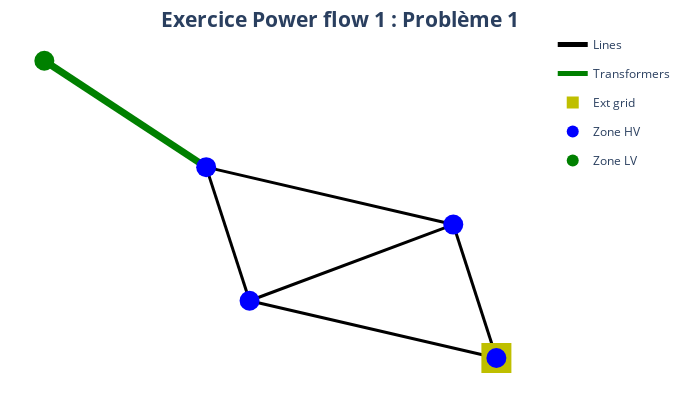

Here is the notebook cell this chart was saved with:
### Markdown cell above
With this package, we can plot the grid :

### Code cell
pp_plot.plot_power_network(
    net=net_ExPF1_Pb1,
    plot_title="Exercice Power flow 1 : Problème 1",
    filename="net_ex_pf_1_pb_1_grid_example",
)

### Figure 1 — Plotly figure (JSON) as saved in the notebook; plotly's stock layout.template omitted (floating-point values rounded to 4 significant figures)
{"data": [{"hoverinfo": "text", "legendgroup": "lines", "line": {"color": "rgb(0, 0, 0)", "width": 3}, "mode": "lines", "name": "Lines", "showlegend": true, "text": "Line A", "type": "scatter", "x": [0.8647, 0.8038, 0.7429], "y": [-0.7953, -0.4149, -0.03449]}, {"hoverinfo": "text", "legendgroup": "lines", "line": {"color": "rgb(0, 0, 0)", "width": 3}, "mode": "lines", "name": "Lines", "showlegend": false, "text": "Line B", "type": "scatter", "x": [0.7429, 0.4548, 0.1668], "y": [-0.03449, -0.2517, -0.4689]}, {"hoverinfo": "text", "legendgroup": "lines", "line": {"color": "rgb(0, 0, 0)", "width": 3}, "mode": "lines", "name": "Lines", "showlegend": false, "text": "Line C", "type": "scatter", "x": [0.8647, 0.5157, 0.1668], "y": [-0.7953, -0.6321, -0.4689]}, {"hoverinfo": "text", "legendgroup": "lines", "line": {"color": "rgb(0, 0, 0)", "width": 3}, "mode": "lines", "name": "Lines", "showlegend": false, "text": "Line D", "type": "scatter", "x": [0.1668, 0.1054, 0.04411], "y": [-0.4689, -0.08796, 0.293]}, {"hoverinfo": "text", "legendgroup": "lines", "line": {"color": "rgb(0, 0, 0)", "width": 3}, "mode": "lines", "name": "Lines", "showlegend": false, "text": "Line E", "type": "scatter", "x": [0.7429, 0.3935, 0.04411], "y": [-0.03449, 0.1292, 0.293]}, {"hoverinfo": "text", "legendgroup": "lines", "marker": {"color": "rgb(0, 0, 0)", "size": 1, "symbol": "circle"}, "mode": "markers", "name": "edge_center", "showlegend": false, "type": "scatter", "x": [0.8038], "y": [-0.4149]}, {"hoverinfo": "text", "legendgroup": "Transformers", "line": {"color": "rgb(0, 128, 0)", "width": 7}, "mode": "lines", "name": "Transformers", "showlegend": true, "text": "Transfo T1<br>200.0 MVA", "type": "scatter", "x": [0.04411, -0.1847, -0.4134], "y": [0.293, 0.5964, 0.8997]}, {"hoverinfo": "text", "legendgroup": "Transformers", "marker": {"color": "rgb(0, 128, 0)", "size": 1, "symbol": "circle"}, "mode": "markers", "name": "edge_center", "showlegend": false, "text": ["Transfo T1<br>200.0 MVA"], "type": "scatter", "x": [-0.1847], "y": [0.5964]}, {"hoverinfo": "text", "marker": {"color": "rgb(191, 191, 0)", "size": 30, "symbol": "square"}, "mode": "markers", "name": "Ext grid", "text": ["Gen 1"], "type": "scatter", "x": [0.8647], "y": [-0.7953]}, {"hoverinfo": "text", "marker": {"color": "rgb(0, 0, 255)", "size": 20, "symbol": "circle"}, "mode": "markers", "name": "Zone HV", "text": ["Bus 1<br>400.0 kV", "Bus 2<br>400.0 kV", "Bus 3<br>400.0 kV", "Bus 4<br>400.0 kV"], "type": "scatter", "x": [0.8647, 0.7429, 0.1668, 0.04411], "y": [-0.7953, -0.03449, -0.4689, 0.293]}, {"hoverinfo": "text", "marker": {"color": "rgb(0, 128, 0)", "size": 20, "symbol": "circle"}, "mode": "markers", "name": "Zone LV", "text": ["Bus 5<br>20.0 kV"], "type": "scatter", "x": [-0.4134], "y": [0.8997]}], "layout": {"font": {"size": 15}, "height": 400, "hovermode": "closest", "legend": {"font": {"size": 12}, "itemsizing": "constant"}, "margin": {"b": 5, "l": 5, "r": 5, "t": 30}, "paper_bgcolor": "white", "plot_bgcolor": "white", "showlegend": true, "title": {"text": "<b>Exercice Power flow 1 : Problème 1<b>", "x": 0.5, "xanchor": "center", "y": 0.97, "yanchor": "top"}, "width": 680, "xaxis": {"showgrid": false, "showticklabels": false, "tickfont": {"family": "Arial Black", "size": 12}, "title": {"font": {"size": 12}}, "zeroline": false}, "yaxis": {"showgrid": false, "showticklabels": false, "tickfont": {"family": "Arial Black", "size": 12}, "title": {"font": {"size": 12}}, "zeroline": false}}}
